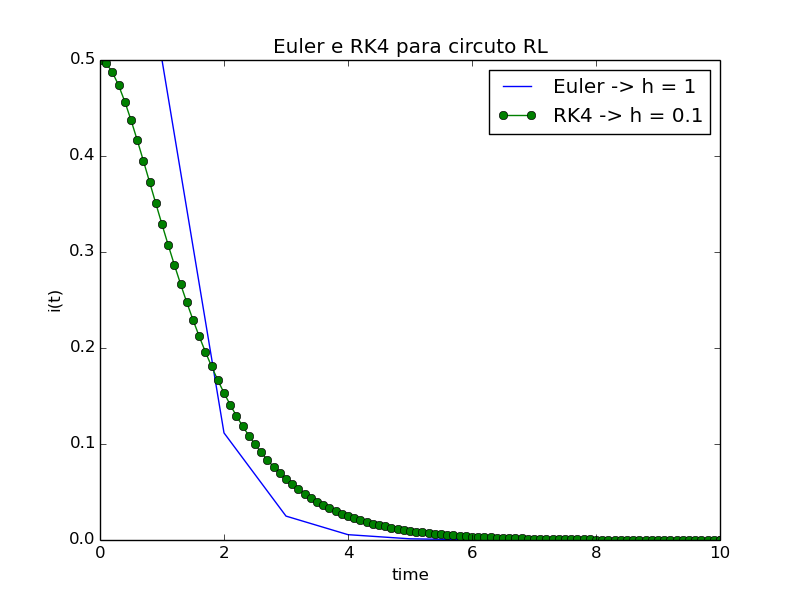

The Python source for this figure:
# -*- coding: utf-8 -*-
from Euler import integrate
import matplotlib.pyplot as plt
from RK4 import integrateRK4
import math
import numpy as np

'''
R = 1,5
L = 1
i(0) = 0,5

'''

# podemos escolher usar o F ou F1 abaixo nos métodos

#resolvendo a EDO 1 ordem:
def F(x, y):
	return 0.5*math.exp(-1.5*x) - y

def F1(x,y):
	F = np.zeros(2)
	F[0] = -1.5*y[0]
	return F

#utilizando o metodo de euler
Xplot, Yplot = integrate(F, 0, 0.5, 1, 10)
ax1 = plt.plot(Xplot,Yplot, '-')



#utilizando o metodo de RK4
X2plot, Y2plot = integrateRK4(F,0,0.5,0.1,10)
ax2 = plt.plot(X2plot,Y2plot, '-o')

plt.title("Euler e RK4 para circuto RL")
plt.legend(["Euler -> h = 1", "RK4 -> h = 0.1"])
#plt.axis([0, 10, -5, 5])
plt.xlabel("time")
plt.ylabel("i(t)")
plt.show()
